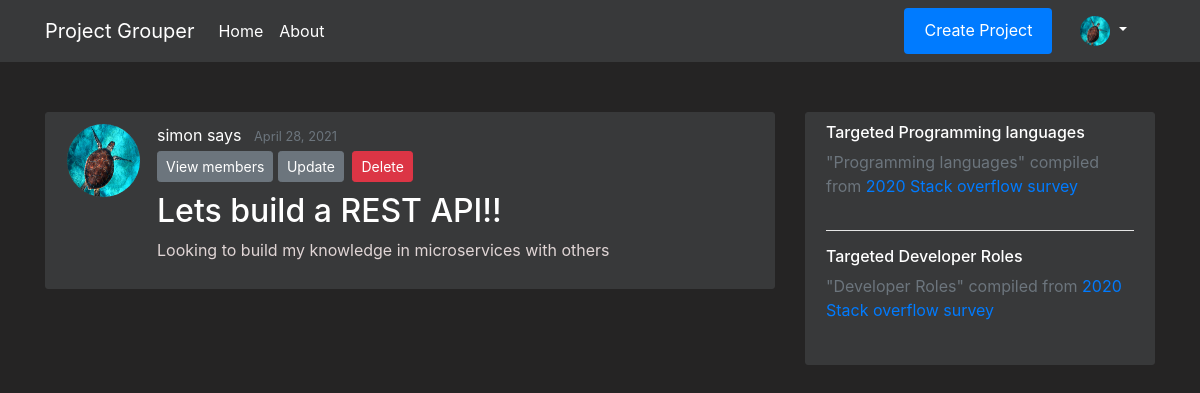
The page /projects/5 (signed in) on the database its author committed.
### flaskapp/models.py (models this page shows, shortened)
class Users(db.Model, UserMixin):
    __tablename__ = 'user'
    id = db.Column(db.Integer, primary_key=True, nullable=False)
    first_name = db.Column(db.String(20), nullable=False)
    last_name = db.Column(db.String(20), nullable=False)
    email = db.Column(db.String(50), unique=True, nullable=False)
    password = db.Column(db.String(20), nullable=False)
    profile_image = db.Column(db.String(20), nullable=False, default="Portrait_Placeholder.png")
    date_joined = db.Column(db.DateTime, nullable=False, default=datetime.utcnow)
    is_moderator = db.Column(db.Boolean, default=False, nullable=False)
    languages = db.relationship('Languages', secondary=UserLanguages, lazy='subquery', backref="get_users")
    careers = db.relationship('Careers', secondary=UserCareers, lazy='subquery', backref="get_users")

class Projects(db.Model):
    __tablename__ = 'project'
    id = db.Column(db.Integer, primary_key=True, nullable=False)
    name = db.Column(db.String(250), unique=True, nullable=False)
    desc = db.Column(db.String(500), unique=False, nullable=False)
    creation_timestamp = db.Column(db.DateTime, nullable=False, default=datetime.utcnow)
    start_date = db.Column(db.DateTime, nullable=True, default=datetime.utcnow)
    target_end_date = db.Column(db.DateTime, nullable=True, default=datetime.utcnow)
    owner_id = db.Column(db.Integer, db.ForeignKey('user.id'), nullable=False, default=1)
    owner = db.relationship("Users", foreign_keys=owner_id, backref="owned_projects", uselist=False)
    members = db.relationship('Users', secondary=UserProjects, lazy='subquery', backref="get_projects")
    languages = db.relationship('Languages', secondary=ProjectLanguages, lazy='subquery', backref="get_projects")
    careers = db.relationship('Careers', secondary=ProjectCareers, lazy='subquery', backref="get_projects")

### flaskapp/routes.py (the view)
@app.route("/projects/<int:project_id>")
def project(project_id):
    current_project = Projects.query.get_or_404(project_id)
    return render_template('project.html', title=current_project.name, current_project=current_project)

### flaskapp/models.py (called while the page is built)
@login_manager.user_loader
def load_user(user_id):
    return Users.query.get(int(user_id))

### flaskapp/templates/project.html (shortened to what this page needs)
{% extends "layout.html" %}
{% block content %}
    <article class="media content-section">
        <img class="rounded-circle article-img" src="{{ url_for('static', filename='profile_pics/' + current_project.owner.profile_image) }}">
        <div class="media-body">
            <div class="article-metadata">
                <a class="mr-2" href="#">{{ current_project.owner.first_name }} {{ current_project.owner.last_name }}</a>
                <small class="text-muted">{{ current_project.creation_timestamp.strftime('%B %d, %Y') }}</small>
                <div>
                    <button type="button" class="btn btn-secondary btn-sm mt-1 mb-1" data-toggle="modal" data-target="#viewProjectMembers">View members</button>
                {% if current_project.owner == current_user %}
                    <a class="btn btn-secondary btn-sm mt-1 mb-1" href="{{ url_for('update_project', project_id=current_project.id) }}">Update</a>
                    <button type="button" class="btn btn-danger btn-sm m-1" data-toggle="modal" data-target="#deleteModal">Delete</button>
                {% endif %}
                </div>
            </div>
            <h2 class="article-title ">{{ current_project.name }}</h2>
            <p class="article-content">{{ current_project.desc }}</p>
        </div>
    </article>
        <body class=dark>
            </body>
        <body class=dark>
            </body>
{% endblock content %}
{% block sidebar %}
<div class="col-md-4">
    <div class="content-section">
      <h6>Targeted Programming languages</h6>
      <p class='text-muted'> "Programming languages" compiled from <a href="https://insights.stackoverflow.com/survey/2019#technology">2020 Stack overflow survey </a>
      </p>
      <hr color="white">
      <h6>Targeted Developer Roles</h6>
      <p class='text-muted'> "Developer Roles" compiled from <a href="https://insights.stackoverflow.com/survey/2020#developer-profile-developer-type-all-respondents">2020 Stack overflow survey </a>
      </p>
    </div>
</div>
{% endblock sidebar %}

### flaskapp/templates/layout.html (shortened to what this page needs)
<!DOCTYPE html>
<html lang="en">
<head>
    <link rel="stylesheet" href="https://maxcdn.bootstrapcdn.com/bootstrap/4.0.0/css/bootstrap.min.css">
    <link rel="stylesheet" type="text/css" href="{{ url_for('static', filename='/main.css') }}">
</head>
<body>
    <header class="site-header">
        <nav class="navbar navbar-expand-md navbar-dark bg-steel fixed-top">
            <div class="container">
                <a class="navbar-brand" href="/"> Project Grouper </a>
                <div class="collapse navbar-collapse" id="navbarToggle">
                    <div class="navbar-nav mr-auto">
                        <a class="nav-item nav-link" href="{{ url_for('home') }}">Home</a>
                        <a class="nav-item nav-link" href="{{ url_for('about') }}">About</a>
                    </div>
                    <div class="navbar-nav">
                        {% if current_user.is_authenticated %}
                            <a class="btn btn-primary btn-sml" href="{{ url_for('new_project') }}">Create Project</a>
                            <li class="nav-item dropdown">
                                <a class="nav-link dropdown-toggle" href="#" id="navbarDropdownMenuLink" role="button" data-toggle="dropdown" aria-haspopup="true" aria-expanded="false">
                                    <img src="{{ url_for('static', filename='profile_pics/' + current_user.profile_image) }}" width="30" height="30" class="rounded-circle">
                                </a>
                        {% else %}
                            <a class="nav-item nav-link" href="{{ url_for('login') }}">Login</a>
                            <a class="nav-item nav-link" href="{{ url_for('register') }}">Register</a>
                        {% endif %}
                    </div>
                </div>
            </div>
        </nav>
    </header>
    <main role="main" class="container">
      <div class="row">
        <div class="col-md-8">
          {% block content %}
          {% endblock %}
        </div>
        {% block sidebar %}
        {% endblock %}
      </div>
    </main>
</body>
</html>

### flaskapp/static/main.css (style rules this page uses)
.btn-primary { border: none; color: #ffffff; padding: 10px 20px; cursor: pointer; }
.navbar-nav > li { padding-left:20px; padding-right:20px; }
body { background: #252424; color: #e0d5d5; margin-top: 7rem; }
h1, h2, h3, h4, h5, h6 { color: #ffffff; }
.mr-2 { color: #ffffff; }
.bg-steel { background-color: #38393a; }
.site-header .navbar-nav .nav-link { color: #ffffff; }
.content-section { background: #38393a; padding: 10px 20px; border: 1px solid #38393a; border-radius: 3px; margin-bottom: 20px; }
.article-title { color: #ffffff; }
.article-content { white-space: pre-line; }
.article-img { height: 75px; width: 75px; margin-right: 16px; border: 1px solid #38393a; background:#555555; }
.article-metadata { padding-bottom: 1px; margin-bottom: 4px; border-bottom: 1px solid #38393a; }

### rows shown on the page
Users: profile_image (placeholder picture), owner.first_name "simon", owner.last_name "says"
Projects: creation_timestamp "April 28, 2021", name "Lets build a REST API!!", desc "Looking to build my knowledge in microservices with others"
